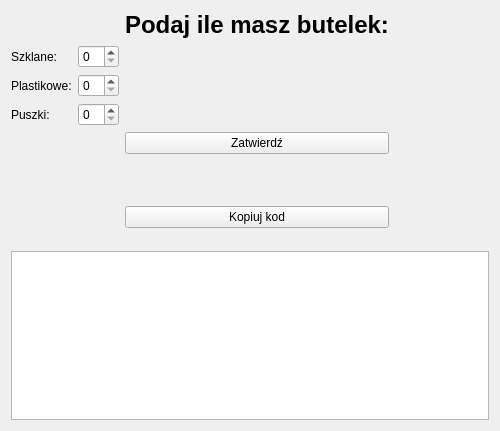
<?xml version="1.0" encoding="UTF-8"?>
<ui version="4.0">
 <class>WrzucButelki</class>
 <widget class="QWidget" name="WrzucButelki">
  <property name="geometry">
   <rect>
    <x>0</x>
    <y>0</y>
    <width>500</width>
    <height>431</height>
   </rect>
  </property>
  <property name="windowTitle">
   <string>Form</string>
  </property>
  <layout class="QGridLayout" name="gridLayout">
   <item row="8" column="2">
    <widget class="QPushButton" name="pushButtonKopiujKod">
     <property name="enabled">
      <bool>true</bool>
     </property>
     <property name="statusTip">
      <string/>
     </property>
     <property name="styleSheet">
      <string notr="true"/>
     </property>
     <property name="text">
      <string>Kopiuj kod</string>
     </property>
    </widget>
   </item>
   <item row="0" column="0" colspan="2">
    <spacer name="horizontalSpacer">
     <property name="orientation">
      <enum>Qt::Orientation::Horizontal</enum>
     </property>
     <property name="sizeHint" stdset="0">
      <size>
       <width>40</width>
       <height>20</height>
      </size>
     </property>
    </spacer>
   </item>
   <item row="2" column="1">
    <widget class="QSpinBox" name="spinBoxPlastikowe"/>
   </item>
   <item row="4" column="0" colspan="2">
    <spacer name="horizontalSpacer_5">
     <property name="orientation">
      <enum>Qt::Orientation::Horizontal</enum>
     </property>
     <property name="sizeHint" stdset="0">
      <size>
       <width>40</width>
       <height>20</height>
      </size>
     </property>
    </spacer>
   </item>
   <item row="0" column="3">
    <spacer name="horizontalSpacer_2">
     <property name="orientation">
      <enum>Qt::Orientation::Horizontal</enum>
     </property>
     <property name="sizeHint" stdset="0">
      <size>
       <width>40</width>
       <height>20</height>
      </size>
     </property>
    </spacer>
   </item>
   <item row="7" column="2">
    <widget class="QLabel" name="labelZwrocKod">
     <property name="text">
      <string/>
     </property>
     <property name="alignment">
      <set>Qt::AlignmentFlag::AlignCenter</set>
     </property>
    </widget>
   </item>
   <item row="5" column="0" colspan="2">
    <spacer name="horizontalSpacer_4">
     <property name="orientation">
      <enum>Qt::Orientation::Horizontal</enum>
     </property>
     <property name="sizeHint" stdset="0">
      <size>
       <width>40</width>
       <height>20</height>
      </size>
     </property>
    </spacer>
   </item>
   <item row="1" column="1">
    <widget class="QSpinBox" name="spinBoxSzklane"/>
   </item>
   <item row="4" column="2">
    <widget class="QPushButton" name="pushButtonZatwierdzButelki">
     <property name="text">
      <string>Zatwierdź</string>
     </property>
    </widget>
   </item>
   <item row="3" column="0">
    <widget class="QLabel" name="labelPuszki">
     <property name="text">
      <string>Puszki:</string>
     </property>
    </widget>
   </item>
   <item row="3" column="1">
    <widget class="QSpinBox" name="spinBoxPuszki"/>
   </item>
   <item row="5" column="3">
    <spacer name="horizontalSpacer_3">
     <property name="orientation">
      <enum>Qt::Orientation::Horizontal</enum>
     </property>
     <property name="sizeHint" stdset="0">
      <size>
       <width>40</width>
       <height>20</height>
      </size>
     </property>
    </spacer>
   </item>
   <item row="11" column="0" colspan="4">
    <widget class="QListWidget" name="listWidgetHistoria"/>
   </item>
   <item row="1" column="0">
    <widget class="QLabel" name="labelSzklane">
     <property name="text">
      <string>Szklane:</string>
     </property>
    </widget>
   </item>
   <item row="0" column="2" alignment="Qt::AlignmentFlag::AlignHCenter">
    <widget class="QLabel" name="labelPodajIleMaszButelek">
     <property name="font">
      <font>
       <pointsize>18</pointsize>
       <bold>true</bold>
      </font>
     </property>
     <property name="text">
      <string>Podaj ile masz butelek:</string>
     </property>
    </widget>
   </item>
   <item row="4" column="3">
    <spacer name="horizontalSpacer_7">
     <property name="orientation">
      <enum>Qt::Orientation::Horizontal</enum>
     </property>
     <property name="sizeHint" stdset="0">
      <size>
       <width>40</width>
       <height>20</height>
      </size>
     </property>
    </spacer>
   </item>
   <item row="5" column="2">
    <widget class="QLabel" name="labelZwrocKwote">
     <property name="text">
      <string/>
     </property>
     <property name="alignment">
      <set>Qt::AlignmentFlag::AlignCenter</set>
     </property>
    </widget>
   </item>
   <item row="2" column="0">
    <widget class="QLabel" name="labelPlastikowe">
     <property name="text">
      <string>Plastikowe:</string>
     </property>
    </widget>
   </item>
   <item row="10" column="2">
    <spacer name="verticalSpacer">
     <property name="orientation">
      <enum>Qt::Orientation::Vertical</enum>
     </property>
     <property name="sizeHint" stdset="0">
      <size>
       <width>20</width>
       <height>40</height>
      </size>
     </property>
    </spacer>
   </item>
  </layout>
 </widget>
 <resources/>
 <connections/>
</ui>
